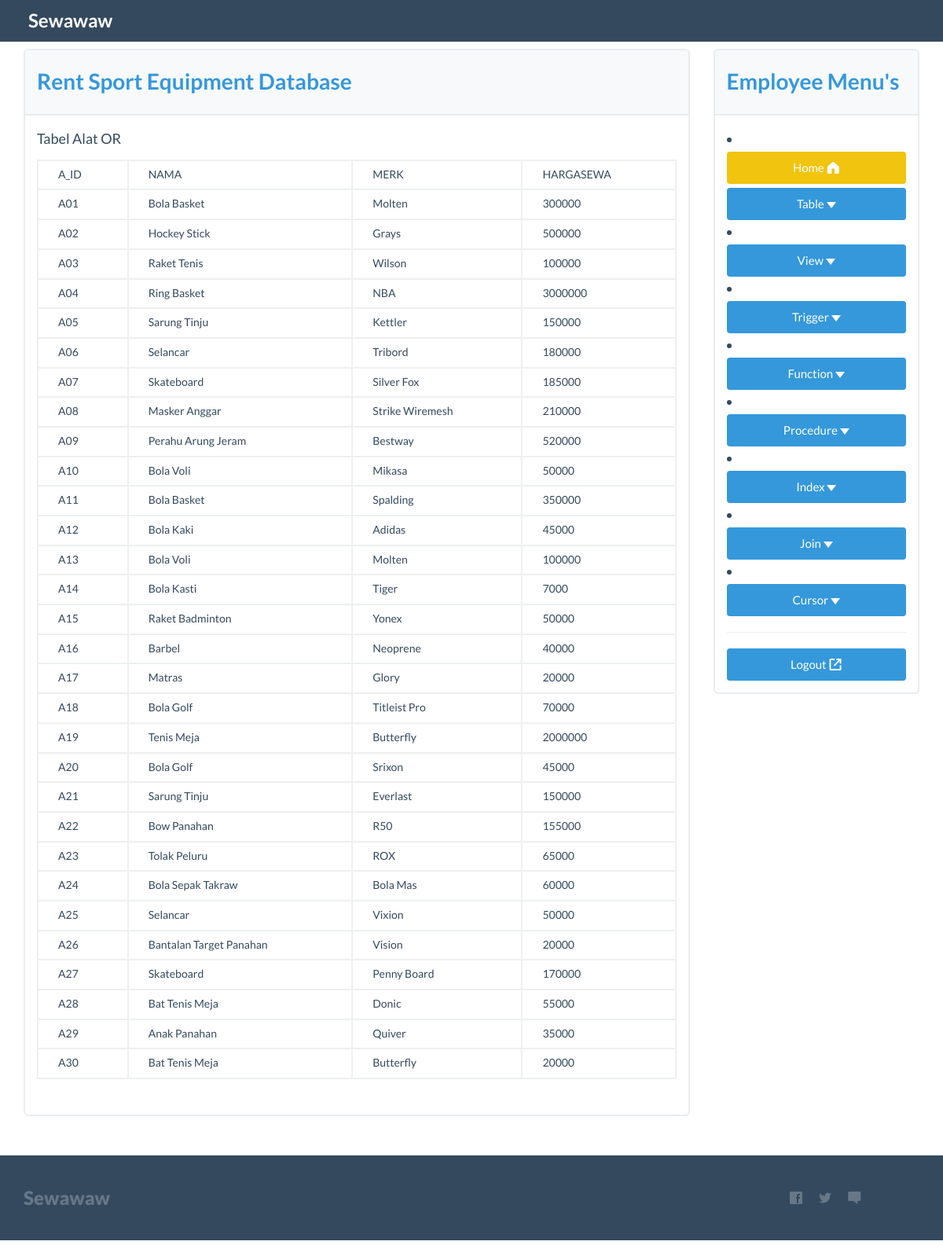
Screenshot of /alator.php with the database file from the repository.
### tables this page shows
CREATE TABLE ALAT_OR(
 a_id CHAR(3),
 a_nama VARCHAR(50),
 a_merk VARCHAR(20),
 a_hargasewa INT,
 PRIMARY KEY(a_id)
);

### alator.php (the view, shortened to what this page needs)
<!DOCTYPE html>
<html lang="en">
<head>
  <link rel="stylesheet" href="css/bootstrap.min.css">
    <link href="css/flat-ui-pro.css" rel="stylesheet">
</head>
<body>
<?php
include ("inc/navbar.php");?>
<div class="container">
	<br>
	<br>
  <div class="row">
    <div class="col-md-9" name="maincontent" id="maincontent">
		<div id="exercise" name="exercise" class="panel panel-info">
		<div class="panel-heading"><h5>Rent Sport Equipment Database</h5></div>
			<div class="panel-body">
				Tabel Alat OR<br>
			<table class="table table-bordered" style="margin-top:10px;">
				<tr >
			      <td>A_ID</td>
			      <td>NAMA</td>
			      <td>MERK</td>
			      <td>HARGASEWA</td>
			    </tr>
				 <?php
				      include 'inc/dbconn.php';
				      $query = "SELECT * FROM alat_or ORDER BY a_id ASC";
				      $qr=mysqli_query($sqlconnect,$query);
				      while($data = mysqli_fetch_array($qr))
				      {
				        echo "<tr>";
				        echo "<td>$data[a_id]</td>";
				        echo "<td>$data[a_nama]</td>";
				        echo "<td>$data[a_merk]</td>";
				        echo "<td>$data[a_hargasewa]</td>";
				        echo "</tr>";
				      }
				      ?>
				    </table>
			</div>
		</div>
    </div>
   <div class="col-md-3">
		<?php
		include ("inc/sidebar-menu.php");?>
    </div>
  </div>
</div>
<?php
include ("inc/footer.php");?>
</body>
</html>

### inc/navbar.php (shortened to what this page needs)
   <div class="navbar navbar-inverse navbar-fixed-top" role="navigation">
     <div class="container">
       <div class="navbar-header">
         <a class="navbar-brand" href="depan.php">Sewawaw</a>
       </div>
       <div class="navbar-collapse collapse">
     </div>
   </div>
</div>

### inc/sidebar-menu.php (shortened to what this page needs)
<div class="panel panel-info">
	<div class="panel-heading"><h5>Employee Menu's</h5></div>
	<div class="panel-body">
 <li class="dropdown">
 <a href="depan.php"  class="btn btn-warning btn-block">Home <span class="fui-home" ></span></a>
        <a href="#" class="btn btn-info btn-block" data-toggle="dropdown">Table <span class="caret"></span></a>
  </li>
		<li class="dropdown">
        <a href="#" class="btn btn-info btn-block" data-toggle="dropdown">View <span class="caret"></span></a>
        </li>
		<li class="dropdown">
        <a href="#" class="btn btn-info btn-block" data-toggle="dropdown">Trigger <span class="caret"></span></a>
          </li>
		<li class="dropdown">
        <a href="#" class="btn btn-info btn-block" data-toggle="dropdown">Function <span class="caret"></span></a>
        </li>
        <li class="dropdown">
        <a href="#" class="btn btn-info btn-block" data-toggle="dropdown">Procedure <span class="caret"></span></a>
           </li>
        <li class="dropdown">
        <a href="#" class="btn btn-info btn-block" data-toggle="dropdown">Index <span class="caret"></span></a>
        </li>
        <li class="dropdown">
         <a href="#" class="btn btn-info btn-block" data-toggle="dropdown">Join <span class="caret"></span></a>
           </li>
        <li class="dropdown">
        <a href="#" class="btn btn-info btn-block" data-toggle="dropdown">Cursor <span class="caret"></span></a>
        </li>
        <hr>
		<a href="index.php" class="btn btn-info btn-block">Logout
			<span class="fui-export"></span></a>
	</div>
</div>

### inc/footer.php (shortened to what this page needs)
<div class="mtl pbl">
      <div class="bottom-menu bottom-menu-inverse">
        <div class="container">
          <div class="row">
            <div class="col-md-2 col-sm-2">
              <target="new" class="bottom-menu-brand">Sewawaw</a>
            </div>
            <div class="col-md-8 col-sm-8">
            </div>
            <div class="col-md-2 col-sm-2">
              <ul class="bottom-menu-iconic-list">
                <li><a href="" class="fui-facebook" target="new"></a></li>
                <li><a href="" class="fui-twitter" target="new"></a></li>
				        <li><a href="" class="fui-chat" target="new"></a></li>
              </ul>
            </div>
          </div>
        </div>
      </div>

### rows the page displays
alat_or: a_id "A01", a_nama "Bola Basket", a_merk "Molten", a_hargasewa "300000"
alat_or: a_id "A02", a_nama "Hockey Stick", a_merk "Grays", a_hargasewa "500000"
alat_or: a_id "A03", a_nama "Raket Tenis", a_merk "Wilson", a_hargasewa "100000"
alat_or: a_id "A04", a_nama "Ring Basket", a_merk "NBA", a_hargasewa "3000000"
alat_or: a_id "A05", a_nama "Sarung Tinju", a_merk "Kettler", a_hargasewa "150000"
alat_or: a_id "A06", a_nama "Selancar", a_merk "Tribord", a_hargasewa "180000"
alat_or: a_id "A07", a_nama "Skateboard", a_merk "Silver Fox", a_hargasewa "185000"
alat_or: a_id "A08", a_nama "Masker Anggar", a_merk "Strike Wiremesh", a_hargasewa "210000"
alat_or: a_id "A09", a_nama "Perahu Arung Jeram", a_merk "Bestway", a_hargasewa "520000"
alat_or: a_id "A10", a_nama "Bola Voli", a_merk "Mikasa", a_hargasewa "50000"
alat_or: a_id "A11", a_nama "Bola Basket", a_merk "Spalding", a_hargasewa "350000"
alat_or: a_id "A12", a_nama "Bola Kaki", a_merk "Adidas", a_hargasewa "45000"
alat_or: a_id "A13", a_nama "Bola Voli", a_merk "Molten", a_hargasewa "100000"
alat_or: a_id "A14", a_nama "Bola Kasti", a_merk "Tiger", a_hargasewa "7000"
alat_or: a_id "A15", a_nama "Raket Badminton", a_merk "Yonex", a_hargasewa "50000"
alat_or: a_id "A16", a_nama "Barbel", a_merk "Neoprene", a_hargasewa "40000"
alat_or: a_id "A17", a_nama "Matras", a_merk "Glory", a_hargasewa "20000"
alat_or: a_id "A18", a_nama "Bola Golf", a_merk "Titleist Pro", a_hargasewa "70000"
alat_or: a_id "A19", a_nama "Tenis Meja", a_merk "Butterfly", a_hargasewa "2000000"
alat_or: a_id "A20", a_nama "Bola Golf", a_merk "Srixon", a_hargasewa "45000"
alat_or: a_id "A21", a_nama "Sarung Tinju", a_merk "Everlast", a_hargasewa "150000"
alat_or: a_id "A22", a_nama "Bow Panahan", a_merk "R50", a_hargasewa "155000"
alat_or: a_id "A23", a_nama "Tolak Peluru", a_merk "ROX", a_hargasewa "65000"
alat_or: a_id "A24", a_nama "Bola Sepak Takraw", a_merk "Bola Mas", a_hargasewa "60000"
alat_or: a_id "A25", a_nama "Selancar", a_merk "Vixion", a_hargasewa "50000"
alat_or: a_id "A26", a_nama "Bantalan Target Panahan", a_merk "Vision", a_hargasewa "20000"
alat_or: a_id "A27", a_nama "Skateboard", a_merk "Penny Board", a_hargasewa "170000"
alat_or: a_id "A28", a_nama "Bat Tenis Meja", a_merk "Donic", a_hargasewa "55000"
alat_or: a_id "A29", a_nama "Anak Panahan", a_merk "Quiver", a_hargasewa "35000"
alat_or: a_id "A30", a_nama "Bat Tenis Meja", a_merk "Butterfly", a_hargasewa "20000"
